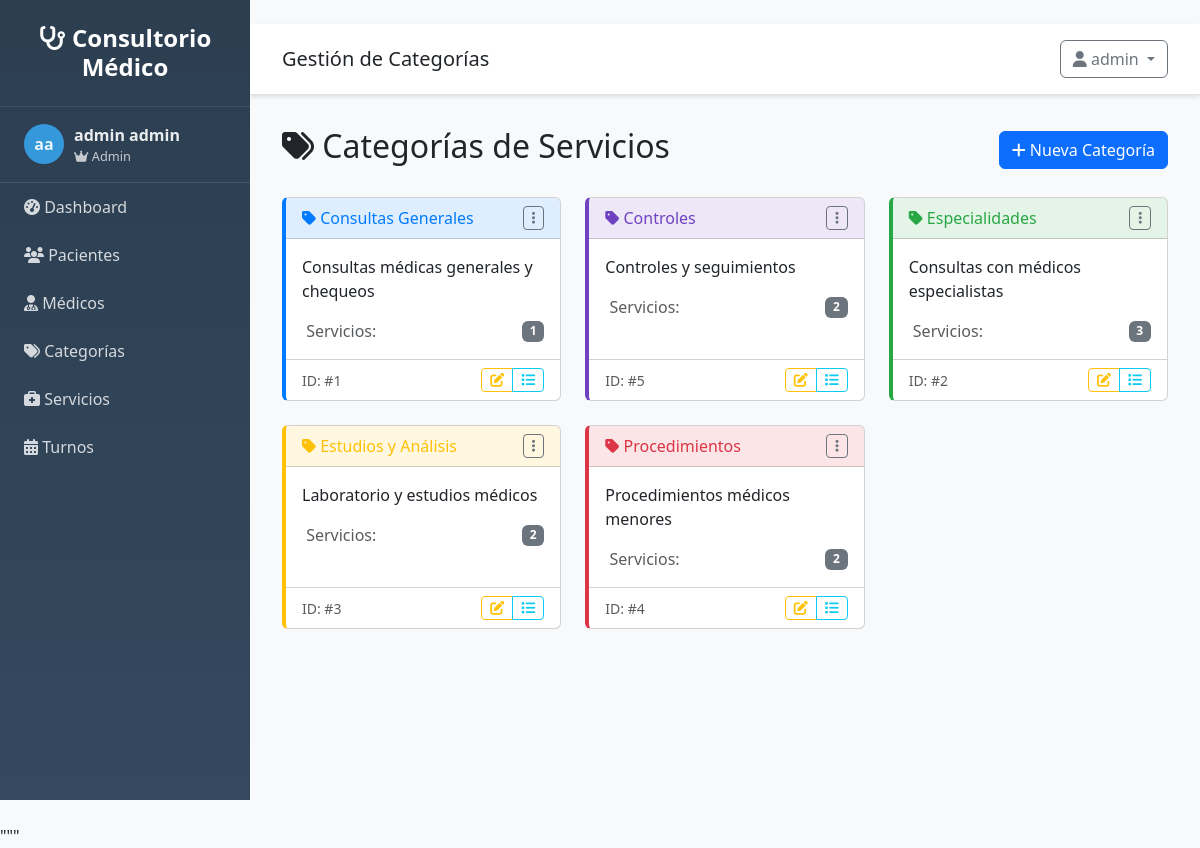
The page /categorias/ (signed in) on the database its author committed.
### src/models/usuario.py (models this page shows, shortened)
class Usuario(UserMixin, db.Model):
    __tablename__ = 'usuarios'
    id = db.Column(db.Integer, primary_key=True)
    username = db.Column(db.String(80), unique=True, nullable=False)
    email = db.Column(db.String(120), unique=True, nullable=False)
    password_hash = db.Column(db.String(255), nullable=False)
    nombre = db.Column(db.String(100), nullable=False)
    apellido = db.Column(db.String(100), nullable=False)
    rol = db.Column(db.String(20), default='usuario')
    activo = db.Column(db.Boolean, default=True)
    ultimo_login = db.Column(db.DateTime)
    fecha_creacion = db.Column(db.DateTime, default=datetime.utcnow)
    @property
    def nombre_completo(self):
        return f"{self.nombre} {self.apellido}"
    def is_admin(self):
        return self.rol == 'admin'

### src/models/categoria.py (models this page shows, shortened)
class Categoria(db.Model):
    __tablename__ = 'categorias'
    id = db.Column(db.Integer, primary_key=True)
    nombre = db.Column(db.String(100), nullable=False, unique=True)
    descripcion = db.Column(db.Text, nullable=True)
    color = db.Column(db.String(7), default='#007bff')  # Color hexadecimal
    activo = db.Column(db.Boolean, default=True)
    fecha_creacion = db.Column(db.DateTime, default=datetime.utcnow)
    servicios = db.relationship('Servicio', backref='categoria', lazy=True)

### src/routes/categorias.py (the view)
@categorias_bp.route('/')
@login_required
def listar():
    page = request.args.get('page', 1, type=int)
    per_page = request.args.get('per_page', 10, type=int)
    search = request.args.get('search', '', type=str)
    categorias = CategoriaService.get_paginated_categorias(page, per_page, search)
    return render_template('categorias/listar.html',
                         categorias=categorias,
                         search=search)

### src/app.py (called while the page is built)
def create_app(config=None):
    app = Flask(__name__,
                template_folder='../templates',
                static_folder='../static')
    if config:
        app.config.update(config)
    else:
        app.config.from_object(Config)
    init_db(app)
    init_auth(app)
    @app.context_processor
    def inject_user():
        from flask_login import current_user
        return dict(
            current_user=current_user,
            today=date.today(),
            now=datetime.now()
        )
    register_blueprints(app)
    register_template_filters(app)
    register_error_handlers(app)
    @app.route('/')
    def root():
        if current_user.is_authenticated:
            return redirect(url_for('main.index'))
        return redirect(url_for('auth.login'))
    return app

### src/auth.py (called while the page is built)
@login_manager.user_loader
def load_user(user_id):
    try:
        from src.models.usuario import Usuario
        return Usuario.query.get(int(user_id))
    except:
        return None

### src/services/categoria_service.py (called while the page is built, shortened)
    @staticmethod
    def get_paginated_categorias(page=1, per_page=10, search=''):
        query = Categoria.query.filter_by(activo=True)
        return query.order_by(Categoria.nombre).paginate(
            page=page, per_page=per_page, error_out=False
        )

### templates/categorias/listar.html (shortened to what this page needs)
{% extends "base.html" %}
{% block page_title %}Gestión de Categorías{% endblock %}
{% block content %}
<div class="d-flex justify-content-between align-items-center mb-4">
    <h2>
        <i class="fas fa-tags"></i> Categorías de Servicios
    </h2>
    <div>
        <a href="{{ url_for('categorias.nueva') }}" class="btn btn-primary">
            <i class="fas fa-plus"></i> Nueva Categoría
        </a>
    </div>
</div>
<div class="row">
    {% if categorias and categorias.items %}
        {% for categoria in categorias.items %}
        <div class="col-md-6 col-lg-4 mb-4">
            <div class="card categoria-card h-100" style="border-left: 4px solid {{ categoria.color }};">
                <div class="card-header d-flex justify-content-between align-items-center"
                     style="background-color: {{ categoria.color }}20;">
                    <h6 class="card-title mb-0" style="color: {{ categoria.color }};">
                        <i class="fas fa-tag"></i> {{ categoria.nombre }}
                    </h6>
                    <div class="dropdown">
                        <button class="btn btn-sm btn-outline-secondary" type="button" data-bs-toggle="dropdown">
                            <i class="fas fa-ellipsis-v"></i>
                        </button>
                    </div>
                </div>
                <div class="card-body">
                    {% if categoria.descripcion %}
                        <p class="card-text">{{ categoria.descripcion }}</p>
                    {% else %}
                        <p class="card-text text-muted">Sin descripción</p>
                    {% endif %}
                    <div class="categoria-stats mt-3">
                        <div class="d-flex justify-content-between align-items-center">
                            <span class="text-muted">
                                 Servicios:
                            </span>
                            <span class="badge bg-secondary">{{ categoria.servicios|length }}</span>
                        </div>
                    </div>
                </div>
                <div class="card-footer bg-transparent">
                    <div class="d-flex justify-content-between align-items-center">
                        <small class="text-muted">ID: #{{ categoria.id }}</small>
                        <div class="btn-group btn-group-sm">
                            <a href="{{ url_for('categorias.editar', id=categoria.id) }}"
                               class="btn btn-outline-warning" title="Editar">
                                <i class="fas fa-edit"></i>
                            </a>
                            <a href="{{ url_for('servicios.por_categoria', categoria_id=categoria.id) }}"
                               class="btn btn-outline-info" title="Ver servicios">
                                <i class="fas fa-list"></i>
                            </a>
                        </div>
                    </div>
                </div>
            </div>
        </div>
        {% endfor %}
    {% endif %}
</div>
{% endblock %}

### templates/base.html (shortened to what this page needs)
<!DOCTYPE html>
<html lang="es">
<head>
    <link href="https://cdn.jsdelivr.net/npm/bootstrap@5.3.0/dist/css/bootstrap.min.css" rel="stylesheet">
    <link href="https://cdnjs.cloudflare.com/ajax/libs/font-awesome/6.4.0/css/all.min.css" rel="stylesheet">
</head>
<body>
    <nav class="sidebar" id="sidebar">
        <div class="logo">
            <h4><i class="fas fa-stethoscope"></i> Consultorio Médico</h4>
        </div>
        {% if current_user and current_user.is_authenticated %}
        <div class="user-info">
            <div class="user-avatar">
                {{ current_user.nombre[0] if current_user.nombre else 'U' }}{{ current_user.apellido[0] if current_user.apellido else 'S' }}
            </div>
            <div>
                <div class="fw-bold">{{ current_user.nombre_completo if current_user.nombre_completo else 'Usuario' }}</div>
                <div style="font-size: 0.8em; opacity: 0.8;">
                    {% if current_user.is_admin and current_user.is_admin() %}
                        <i class="fas fa-crown"></i> Admin
                    {% elif current_user.is_medico and current_user.is_medico() %}
                        <i class="fas fa-user-md"></i> Médico
                    {% else %}
                        <i class="fas fa-user"></i> Usuario
                    {% endif %}
                </div>
            </div>
        </div>
        {% endif %}
        <ul class="nav flex-column">
            <li class="nav-item">
                <a class="nav-link" href="{{ url_for('main.index') }}">
                    <i class="fas fa-tachometer-alt"></i> Dashboard
            </a>
        </li>
            {% if current_user and current_user.is_authenticated %}
            <li class="nav-item">
                <a class="nav-link" href="{{ url_for('clientes.listar') if url_for else '#' }}">
                    <i class="fas fa-users"></i> Pacientes
                </a>
            </li>
            <li class="nav-item">
                <a class="nav-link" href="{{ url_for('profesionales.listar') if url_for else '#' }}">
                    <i class="fas fa-user-md"></i> Médicos
                </a>
            </li>
            <li class="nav-item">
                <a class="nav-link" href="{{ url_for('categorias.listar') if url_for else '#' }}">
                    <i class="fas fa-tags"></i> Categorías
                </a>
            </li>
            <li class="nav-item">
                <a class="nav-link" href="{{ url_for('servicios.listar') if url_for else '#' }}">
                    <i class="fas fa-briefcase-medical"></i> Servicios
                </a>
            </li>
            <li class="nav-item">
                <a class="nav-link" href="{{ url_for('turnos.listar') if url_for else '#' }}">
                    <i class="fas fa-calendar-alt"></i> Turnos
                </a>
            </li>
            {% endif %}
        </ul>
    </nav>
    <div class="main-content">
        <div class="top-navbar d-flex justify-content-between align-items-center">
            <div>
                <h5 class="mb-0">{% block page_title %}Sistema de Gestión{% endblock %}</h5>
            </div>
            <div class="dropdown">
                <button class="btn btn-outline-secondary dropdown-toggle" type="button" data-bs-toggle="dropdown">
                    <i class="fas fa-user"></i>
                    {% if current_user and current_user.is_authenticated %}
                        {{ current_user.nombre if current_user.nombre else 'Usuario' }}
                    {% else %}
                        Invitado
                    {% endif %}
                </button>
            </div>
        </div>
        <div class="content-wrapper">
            {% block content %}{% endblock %}
        </div>
    </div>
</body>
</html>

### templates/base.html (style rules this page uses)
:root { --primary-color: #2c3e50; --secondary-color: #3498db; --sidebar-width: 250px; }
body { font-family: 'Segoe UI', Tahoma, Geneva, Verdana, sans-serif; background-color: #f8f9fa; }
.sidebar { position: fixed; top: 0; left: 0; height: 100vh; width: var(--sidebar-width); background: linear-gradient(180deg, var(--primary-color) 0%, #34495e 100%); z-index: 1000; overflow-y: auto; }
.sidebar .logo { padding: 1.5rem; text-align: center; border-bottom: 1px solid rgba(255,255,255,0.1); }
.sidebar .logo h4 { color: white; margin: 0; font-weight: 600; }
.sidebar .nav-link { color: rgba(255,255,255,0.8); padding: 0.75rem 1.5rem; transition: all 0.3s; }
.main-content { margin-left: var(--sidebar-width); min-height: 100vh; }
.top-navbar { background: white; border-bottom: 1px solid #dee2e6; padding: 1rem 2rem; box-shadow: 0 2px 4px rgba(0,0,0,0.1); }
.content-wrapper { padding: 2rem; }
.user-info { display: flex; align-items: center; color: rgba(255,255,255,0.9); padding: 1rem 1.5rem; border-bottom: 1px solid rgba(255,255,255,0.1); }
.user-avatar { width: 40px; height: 40px; border-radius: 50%; background: var(--secondary-color); display: flex; align-items: center; justify-content: center; margin-right: 10px; font-weight: bold; }

### rows shown on the page
Usuario: nombre "a", apellido "a", nombre+apellido "admin admin", nombre "admin"
Categoria: nombre "Consultas Generales", descripcion "Consultas médicas generales y chequeos", servicios|length "1", id "1"
Categoria: nombre "Controles", descripcion "Controles y seguimientos", servicios|length "2", id "5"
Categoria: nombre "Especialidades", descripcion "Consultas con médicos especialistas", servicios|length "3", id "2"
Categoria: nombre "Estudios y Análisis", descripcion "Laboratorio y estudios médicos", servicios|length "2", id "3"
Categoria: nombre "Procedimientos", descripcion "Procedimientos médicos menores", servicios|length "2", id "4"
